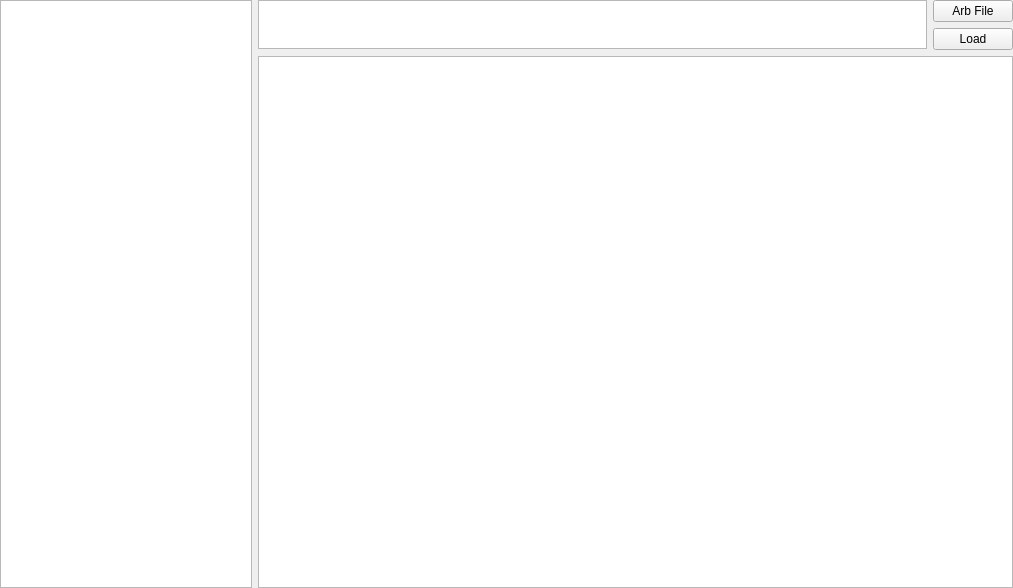
<?xml version="1.0" encoding="UTF-8"?>
<ui version="4.0">
 <class>Q_StarPoint_ARB_Widget</class>
 <widget class="QWidget" name="Q_StarPoint_ARB_Widget">
  <property name="geometry">
   <rect>
    <x>0</x>
    <y>0</y>
    <width>1013</width>
    <height>588</height>
   </rect>
  </property>
  <property name="windowTitle">
   <string>Form</string>
  </property>
  <layout class="QHBoxLayout" name="horizontalLayout_25" stretch="1,3">
   <property name="leftMargin">
    <number>0</number>
   </property>
   <property name="topMargin">
    <number>0</number>
   </property>
   <property name="rightMargin">
    <number>0</number>
   </property>
   <property name="bottomMargin">
    <number>0</number>
   </property>
   <item>
    <layout class="QVBoxLayout" name="verticalLayout_7">
     <property name="spacing">
      <number>0</number>
     </property>
     <property name="topMargin">
      <number>0</number>
     </property>
     <property name="bottomMargin">
      <number>0</number>
     </property>
     <item>
      <widget class="Q_Config_Table_View" name="tableView_Config"/>
     </item>
    </layout>
   </item>
   <item>
    <layout class="QVBoxLayout" name="verticalLayout_6" stretch="0,0">
     <property name="topMargin">
      <number>0</number>
     </property>
     <property name="bottomMargin">
      <number>0</number>
     </property>
     <item>
      <layout class="QHBoxLayout" name="horizontalLayout_23">
       <item>
        <widget class="QPlainTextEdit" name="plainTextEditPath">
         <property name="sizePolicy">
          <sizepolicy hsizetype="Expanding" vsizetype="Fixed">
           <horstretch>0</horstretch>
           <verstretch>0</verstretch>
          </sizepolicy>
         </property>
         <property name="minimumSize">
          <size>
           <width>0</width>
           <height>0</height>
          </size>
         </property>
         <property name="maximumSize">
          <size>
           <width>16777215</width>
           <height>49</height>
          </size>
         </property>
        </widget>
       </item>
       <item>
        <layout class="QVBoxLayout" name="verticalLayout_5">
         <item>
          <widget class="QPushButton" name="pushButtonSelArbFile">
           <property name="text">
            <string>Arb File</string>
           </property>
          </widget>
         </item>
         <item>
          <widget class="QPushButton" name="pushButtonLoad">
           <property name="enabled">
            <bool>true</bool>
           </property>
           <property name="text">
            <string>Load</string>
           </property>
          </widget>
         </item>
        </layout>
       </item>
      </layout>
     </item>
     <item>
      <widget class="QPlainTextEdit" name="plainTextEditInfo"/>
     </item>
    </layout>
   </item>
  </layout>
 </widget>
 <customwidgets>
  <customwidget>
   <class>Q_Config_Table_View</class>
   <extends>QTableView</extends>
   <header>config_table.h</header>
  </customwidget>
 </customwidgets>
 <resources/>
 <connections/>
</ui>
